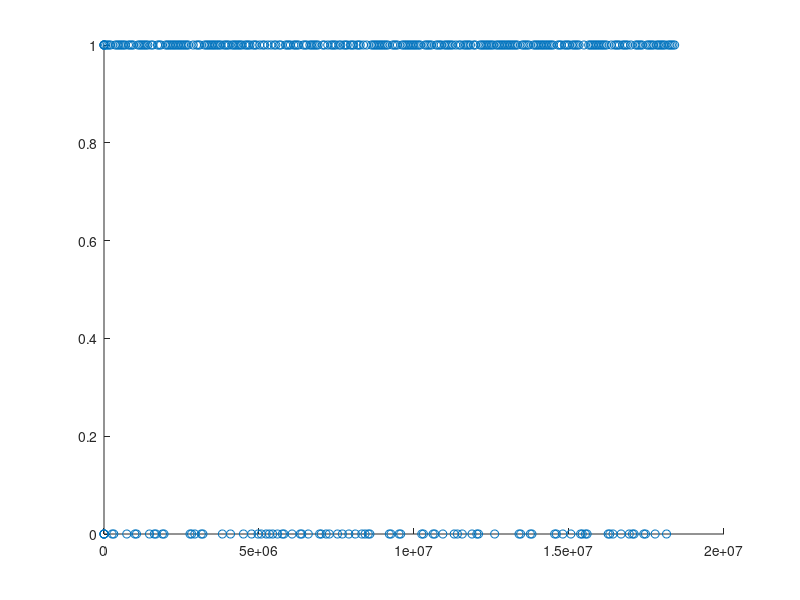

The MATLAB script that drew this image:
% to view SART data.

%load data
load('_GreenMyEyes_SARTdata.mat')
%calculate correct/incorrect - add a column?
for r=1: length(data)
    if data(r,1) == 3 && data(r,2) == 0; %correct inhibition
        data(r,5) = 1;
    elseif data(r,1) ~= 3 && data(r,2) == 1; %correct button push
        data(r,5) = 1;
    else
        data(r,5) = 0; %incorrect response
    end
end

%plot
figure;
scatter(data(:,3),data(:,5))